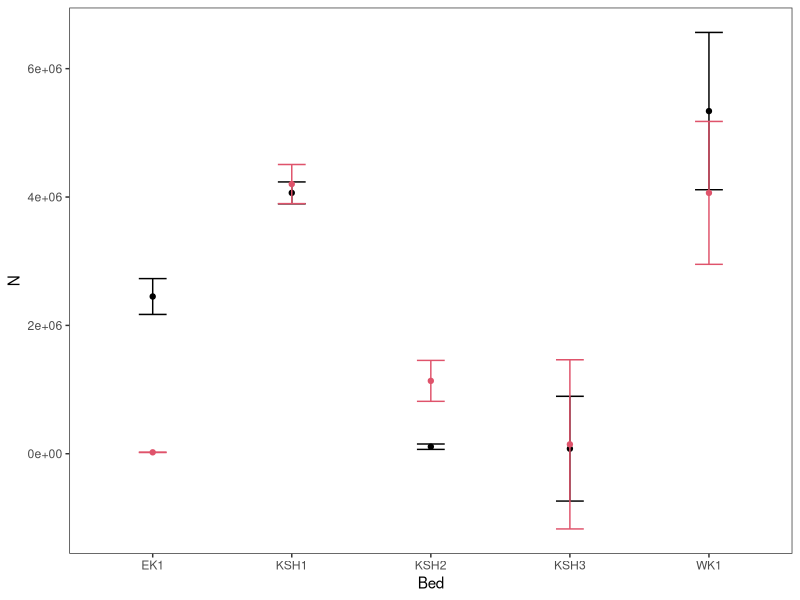
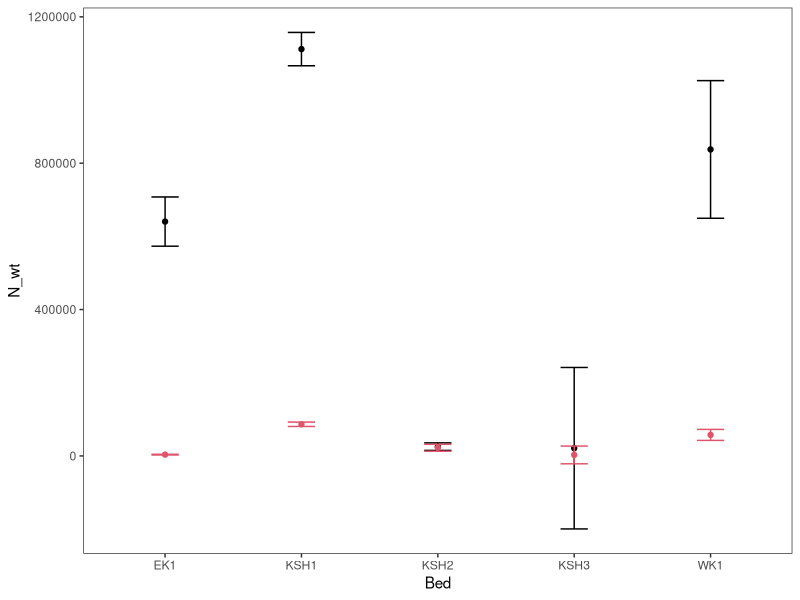

Source code (R) for these figures, in order:
####### 2016 Scallop Statewide Survey
####### Ben Williams
####### ben.williams@alaska.gov

## Code   
#-----------------------------------------------------------
## All code, data, and associated documents are held in a single R project
## titles 2016_survey.Rproj  

# Data were forwarded from Josh Mumm joshua.mumm@alaska.gov. I've changed the names of the original files sent
## Try to keep to the tidy data principles http://vita.had.co.nz/papers/tidy-data.pdf  

## Naming 
# lower case names are numeric
# Capitalized names are factors 

## The operational plan lays out the foundation for the analyses herein it is available in the literature folder

#NOTE - this could easily be udated for multiple years by changing the group_by(...) throughout.

# load ----
library(tidyverse)
library(reshape2)

theme_set(theme_bw()+ 
             theme(panel.grid.major = element_blank(),
                   panel.grid.minor = element_blank()))
# data ----
#clean up event data- change names and data types etc.
events <- read.csv('./data/events_2016_161027.csv')
events %>% mutate(ID = gsub(" ", "", STATION_ID),date = as.Date(DATE_SET, format='%m-%d-%Y'),
                  year = as.numeric(format(date, "%Y"))) %>% 
   select(year, date, Event = EVENT_ID, District = DISTRICT, 
          Dredge = DREDGE_ID, Bed = BED_SW, Type = STATION_TYPE, ID = ID, 
          slat = START_LATITUDE, slon=START_LONGITUDE, sdepth = DEPTH_START_F, 
          stime = START_TIME, speed=TOW_SPEED, maxdepth=Max_Dpth_fa, mindepth=Min_Dpth_fa, 
          elat=END_LATITUDE, elon=END_LONGITUDE, edepth=DEPTH_END_F, etime=END_TIME, 
          calc_length=TOW_LENGTH_CALC, field_length=TOW_LENGTH_FIELD,length=TOW_LENGTH_DESIGNATED,
          performance=GEAR_PERFORMANCE_CODE_SW) %>% filter(performance==1)-> event

#check for replicates - if dataframe has values there are duplicates
event %>% group_by(Bed, ID) %>% filter(n()>1)

catch <- read.csv('./data/catchComp_2016_161027.csv')
catch %>% select(Event = EVENT_ID, species=RACE_CODE, 
                 size_class=SCAL_SIZE_CLASS, count=COUNT,
                 sample_wt=SAMPLE_WT_KG, cond = CONDITION_CODE_RII, 
                 sample_type = SAMPLE_TYPE) -> catch

#check structure of catch data
catch %>% filter(species==74120) %>% left_join(event) %>% 
   group_by(Bed, ID, size_class) %>% summarise(catch=sum(count, na.rm=T)) %>% data.frame()


# a_i ----
#Dredge width in nmi = 0.00131663 x length of dredging in each station
# Q = 0.83
Q <- 0.83

#add ai column to events dataframe
event %>% mutate(ai=length * 0.00131663 * Q) -> event #ai is in nmi^2

# areas ----
# number of stations sampled by bed
event %>% group_by(Bed) %>% summarise(n=n(), ai_bar = mean(ai)) -> samples
   

# Total area of each bed
area <- read.csv('./data/area.csv')

samples %>% left_join(area) %>% select(-grids) -> samples

#add size classes for every event

# catch ----
#filter out scallops from the catch data and calculate density
#weight is in kg
catch %>% filter(species==74120, cond==1) %>% 
   group_by(Event, size_class) %>% 
   summarise(catch=sum(count), 
             weight = sum(sample_wt)) -> catch.a
# here is where each "Event" should have a size class 1 and 2
catch.a %>% select(-weight) ->step1 #only use catch
step2 <- dcast(step1, Event ~ size_class, sum, drop=TRUE) # this puts in the 0 catchs
# try merging with event here -----
event %>% filter(performance==1) %>% left_join(samples) %>%
  merge(step2, all=T) -> mer1
# need to get back to size class 1 and 2 and catch before grouping by size class.
mer1 %>% 
  gather(size_class, catch, 28:29) %>%  #try to change this so that it auto references the columns
  mutate(size_class = as.numeric(size_class)) -> mer2
mer2 %>%
  left_join(catch.a) -> catch.c
#----
#step2 %>%
#  gather(key = size_class, catch, -Event) %>%
#  mutate(size_class = as.numeric(size_class))-> step3
#step3 %>% 
#  left_join(catch.a) ->step4# need to convert this back to old format and add in weights if catch >0
#catch.b <- step4

# d_i ----
#combine with event data - change NA catches to 0
# do check the end result to be sure that no hauls are being double counted
catch.c %>% 
   group_by(size_class) %>% 
   mutate(catch=replace(catch, which(is.na(catch)), 0), 
          di = catch/ai, 
          weight=replace(weight, which(is.na(weight)), 0), 
          di_wt = weight/ai) -> catch.area3
#temporary work around:
#catch.area2 %>%
  #mutate(size_class2=replace(size_class, which(is.na(size_class)), 1)) -> catch.area2
# Need to make sure that every event has a row for size class 1 and size class 2...even if catch is 0.
# still have NA for 0 tows....how to deal with these.
catch.area3 %>%
  group_by(Bed, size_class) %>% summarise(n=n()) # this puts the 0 tows in the size 1 category


# lists ---- 
# create lists to hold data - 3 lists per bed - large, small, and all
c.a.bedlist <- split(catch.area3, catch.area3$Bed)# splits into a list of each Bed

#need to split into large and small - 
c.a.bedlist2 <- split(catch.area3, list(catch.area3$Bed, catch.area3$size_class))


# dbar using list ----
# using lapply , create function to call for summary data
#c.a.bedlist2 %>% 
#  summarise(n=mean(n),
#            area=mean(area_nm2),
#            ai_bar=mean(ai_bar),
#            dbar=(1/n*sum(di)),
#            var_dbar=1/((n)-1)*sum((di-dbar)^2), 
#            cv=sqrt(var_dbar)/dbar*100,
            
#            error=qt(0.975,df=(n)-1)*sqrt(var_dbar)/sqrt((n)),
#            ll=dbar-error,
#            ul=dbar+error,
#            ss=sum((di-dbar)^2),
#            N=area*dbar,
#            varN=(area^2)*1/n*1/(n-1)*ss,
#            cvN=sqrt(varN)/N*100,
#            errorN=qt(0.975,df=(n)-1)*sqrt(varN)/sqrt((n)),
#            llN=N-errorN,
#            ulN=N+errorN,
            # By weight
#            dbar_wt=(1/n*sum(di_wt)),
#            sd_wt=sd(di_wt),
#            cv_wt=sd_wt/dbar_wt*100,
#            var_dbar_wt=1/((n)-1)*sum((di_wt-dbar_wt)^2), 
#            error_wt=qt(0.975,df=(n)-1)*sqrt(var_dbar_wt)/sqrt((n)),
#            ll_wt=dbar_wt-error_wt,
#            ul_wt=dbar_wt+error_wt,
#            ss_wt=sum((di_wt-dbar_wt)^2),
#            N_wt=area*dbar_wt,
#            varN_wt=(area^2)*1/n*1/(n-1)*ss_wt,
#            cvN_wt=sqrt(varN_wt)/N_wt*100,
#            errorN_wt=qt(0.975,df=(n)-1)*sqrt(varN_wt)/sqrt((n)),
#            llN_wt=N_wt-errorN_wt,
#            ulN_wt=N_wt+errorN_wt)
# dbar ----
# density variance for both count and weight and error bars
# average biomass per unit area

###CHECK THIS USING A LOG DISTIBUTION

#calculate for >100 mm shells
catch.area3 %>% filter(size_class==1|di==0) %>% 
   group_by(Bed) %>%    
   summarise(n=mean(n),
             area=mean(area_nm2),
             ai_bar=mean(ai_bar),
             dbar=(1/n*sum(di)),
             var_dbar=1/((n)-1)*sum((di-dbar)^2), 
             cv=sqrt(var_dbar)/dbar*100,
             
             error=qt(0.975,df=(n)-1)*sqrt(var_dbar)/sqrt((n)),
             ll=dbar-error,
             ul=dbar+error,
             ss=sum((di-dbar)^2),
             N=area*dbar,
             varN=(area^2)*1/n*1/(n-1)*ss,
             cvN=sqrt(varN)/N*100,
             errorN=qt(0.975,df=(n)-1)*sqrt(varN)/sqrt((n)),
             llN=N-errorN,
             ulN=N+errorN,
             # By weight
             dbar_wt=(1/n*sum(di_wt)),
             sd_wt=sd(di_wt),
             cv_wt=sd_wt/dbar_wt*100,
             var_dbar_wt=1/((n)-1)*sum((di_wt-dbar_wt)^2), 
             error_wt=qt(0.975,df=(n)-1)*sqrt(var_dbar_wt)/sqrt((n)),
             ll_wt=dbar_wt-error_wt,
             ul_wt=dbar_wt+error_wt,
             ss_wt=sum((di_wt-dbar_wt)^2),
             N_wt=area*dbar_wt,
             varN_wt=(area^2)*1/n*1/(n-1)*ss_wt,
             cvN_wt=sqrt(varN_wt)/N_wt*100,
             errorN_wt=qt(0.975,df=(n)-1)*sqrt(varN_wt)/sqrt((n)),
             llN_wt=N_wt-errorN_wt,
             ulN_wt=N_wt+errorN_wt) %>% mutate(size='large')-> large 

# What is the CV
large %>% group_by(Bed) %>% summarise(cv, cvN, cv_wt, cvN_wt)

#calculate for <100 mm shells
catch.area3 %>% filter(size_class==2|di==0) %>% 
   group_by(Bed) %>%    
   summarise(n=mean(n),
             area=mean(area_nm2),
             ai_bar=mean(ai_bar),
             dbar=(1/n*sum(di)),
             var_dbar=1/((n)-1)*sum((di-dbar)^2), 
             cv=sqrt(var_dbar)/dbar*100,
             error=qt(0.975,df=(n)-1)*sqrt(var_dbar)/sqrt((n)),
             ll=dbar-error,
             ul=dbar+error,
             ss=sum((di-dbar)^2),
             N=area*dbar,
             varN=(area^2)*1/n*1/(n-1)*ss,
             cvN=sqrt(varN)/N*100,
             errorN=qt(0.975,df=(n)-1)*sqrt(varN)/sqrt((n)),
             llN=N-errorN,
             ulN=N+errorN,
             # By weight
             dbar_wt=(1/n*sum(di_wt)),
             sd_wt=sd(di_wt),
             cv_wt=sd_wt/dbar_wt*100,
             var_dbar_wt=1/((n)-1)*sum((di_wt-dbar_wt)^2), 
             error_wt=qt(0.975,df=(n)-1)*sqrt(var_dbar_wt)/sqrt((n)),
             ll_wt=dbar_wt-error_wt,
             ul_wt=dbar_wt+error_wt,
             ss_wt=sum((di_wt-dbar_wt)^2),
             N_wt=area*dbar_wt,
             varN_wt=(area^2)*1/n*1/(n-1)*ss_wt,
             cvN_wt=sqrt(varN_wt)/N_wt*100,
             errorN_wt=qt(0.975,df=(n)-1)*sqrt(varN_wt)/sqrt((n)),
             llN_wt=N_wt-errorN_wt,
             ulN_wt=N_wt+errorN_wt) %>% mutate(size='small')-> small

# What is the CV
small %>% group_by(Bed) %>% summarise(cv, cvN, cv_wt, cvN_wt)

#calculate for all shells caught
catch.area3 %>%
   group_by(Bed) %>%    
   summarise(n=mean(n),
             area=mean(area_nm2),
             ai_bar=mean(ai_bar),
             dbar=(1/n*sum(di)),
             var_dbar=1/((n)-1)*sum((di-dbar)^2), 
             cv=sqrt(var_dbar)/dbar*100,
             error=qt(0.975,df=(n)-1)*sqrt(var_dbar)/sqrt((n)),
             ll=dbar-error,
             ul=dbar+error,
             ss=sum((di-dbar)^2),
             N=area*dbar,
             varN=(area^2)*1/n*1/(n-1)*ss,
             cvN=sqrt(varN)/N*100,
             errorN=qt(0.975,df=(n)-1)*sqrt(varN)/sqrt((n)),
             llN=N-errorN,
             ulN=N+errorN,
             # By weight
             dbar_wt=(1/n*sum(di_wt)),
             sd_wt=sd(di_wt),
             cv_wt=sd_wt/dbar_wt*100,
             var_dbar_wt=1/((n)-1)*sum((di_wt-dbar_wt)^2), 
             error_wt=qt(0.975,df=(n)-1)*sqrt(var_dbar_wt)/sqrt((n)),
             ll_wt=dbar_wt-error_wt,
             ul_wt=dbar_wt+error_wt,
             ss_wt=sum((di_wt-dbar_wt)^2),
             N_wt=area*dbar_wt,
             varN_wt=(area^2)*1/n*1/(n-1)*ss_wt,
             cvN_wt=sqrt(varN_wt)/N_wt*100,
             errorN_wt=qt(0.975,df=(n)-1)*sqrt(varN_wt)/sqrt((n)),
             llN_wt=N_wt-errorN_wt,
             ulN_wt=N_wt+errorN_wt) %>% mutate(size='all')-> all 

# What is the CV
all %>% group_by(Bed) %>% summarise(cv, cvN, cv_wt, cvN_wt)

ggplot(large, aes(Bed, N))+geom_point()+geom_errorbar(aes(ymin=llN, ymax=ulN), width=.2)+
   geom_point(data=small, aes(Bed, N), color=2)+geom_errorbar(data=small, aes(ymin=llN, ymax=ulN), width=.2, color=2)

ggplot(large, aes(Bed, N_wt))+geom_point()+geom_errorbar(aes(ymin=llN_wt, ymax=ulN_wt), width=.2)+
   geom_point(data=small, aes(Bed, N_wt), color=2)+geom_errorbar(data=small, aes(ymin=llN_wt, ymax=ulN_wt), width=.2, color=2)

#bootstrap ----
#resample by bed
